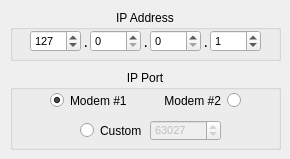
    <widget class="QWidget" name="tabTCP">
     <attribute name="title">
      <string>TCP/IP</string>
     </attribute>
     <widget class="QGroupBox" name="groupBox_5">
      <property name="geometry">
       <rect>
        <x>10</x>
        <y>70</y>
        <width>271</width>
        <height>80</height>
       </rect>
      </property>
      <property name="font">
       <font>
        <family>Arial</family>
        <pointsize>9</pointsize>
       </font>
      </property>
      <property name="title">
       <string>IP Port</string>
      </property>
      <property name="alignment">
       <set>Qt::AlignmentFlag::AlignHCenter|Qt::AlignmentFlag::AlignTop</set>
      </property>
      <widget class="QRadioButton" name="radioButtonModem1">
       <property name="geometry">
        <rect>
         <x>40</x>
         <y>20</y>
         <width>91</width>
         <height>21</height>
        </rect>
       </property>
       <property name="text">
        <string>Modem #1</string>
       </property>
       <property name="checked">
        <bool>true</bool>
       </property>
      </widget>
      <widget class="QRadioButton" name="radioButtonModem2">
       <property name="geometry">
        <rect>
         <x>150</x>
         <y>20</y>
         <width>81</width>
         <height>21</height>
        </rect>
       </property>
       <property name="layoutDirection">
        <enum>Qt::LayoutDirection::RightToLeft</enum>
       </property>
       <property name="text">
        <string>Modem #2</string>
       </property>
      </widget>
      <widget class="QRadioButton" name="radioButtonModem3">
       <property name="geometry">
        <rect>
         <x>70</x>
         <y>50</y>
         <width>61</width>
         <height>21</height>
        </rect>
       </property>
       <property name="text">
        <string>Custom</string>
       </property>
      </widget>
      <widget class="QSpinBox" name="spinBoxCustomDataPort">
       <property name="enabled">
        <bool>false</bool>
       </property>
       <property name="geometry">
        <rect>
         <x>140</x>
         <y>50</y>
         <width>71</width>
         <height>21</height>
        </rect>
       </property>
       <property name="font">
        <font>
         <family>Arial</family>
         <pointsize>8</pointsize>
        </font>
       </property>
       <property name="toolTip">
        <string>&lt;html&gt;&lt;head/&gt;&lt;body&gt;&lt;p&gt;Enter value of the custom port in the range 49152 to 65533.&lt;span style=&quot; font-weight:700;&quot;&gt; Do NOT&lt;/span&gt; use the Modem #1 or #2 reserved ports of 63023 to 63026.&lt;/p&gt;&lt;/body&gt;&lt;/html&gt;</string>
       </property>
       <property name="minimum">
        <number>49152</number>
       </property>
       <property name="maximum">
        <number>65533</number>
       </property>
       <property name="value">
        <number>63027</number>
       </property>
      </widget>
     </widget>
     <widget class="QGroupBox" name="groupBox_2">
      <property name="geometry">
       <rect>
        <x>10</x>
        <y>10</y>
        <width>271</width>
        <height>51</height>
       </rect>
      </property>
      <property name="font">
       <font>
        <family>Arial</family>
        <pointsize>9</pointsize>
       </font>
      </property>
      <property name="title">
       <string>IP Address</string>
      </property>
      <property name="alignment">
       <set>Qt::AlignmentFlag::AlignHCenter|Qt::AlignmentFlag::AlignTop</set>
      </property>
      <widget class="QLabel" name="label_15">
       <property name="geometry">
        <rect>
         <x>70</x>
         <y>20</y>
         <width>16</width>
         <height>21</height>
        </rect>
       </property>
       <property name="font">
        <font>
         <family>Arial</family>
         <pointsize>12</pointsize>
        </font>
       </property>
       <property name="text">
        <string>. </string>
       </property>
       <property name="alignment">
        <set>Qt::AlignmentFlag::AlignBottom|Qt::AlignmentFlag::AlignHCenter</set>
       </property>
      </widget>
      <widget class="QLabel" name="label_16">
       <property name="geometry">
        <rect>
         <x>130</x>
         <y>20</y>
         <width>16</width>
         <height>21</height>
        </rect>
       </property>
       <property name="font">
        <font>
         <family>Arial</family>
         <pointsize>12</pointsize>
        </font>
       </property>
       <property name="text">
        <string>. </string>
       </property>
       <property name="alignment">
        <set>Qt::AlignmentFlag::AlignBottom|Qt::AlignmentFlag::AlignHCenter</set>
       </property>
      </widget>
      <widget class="QLabel" name="label_17">
       <property name="geometry">
        <rect>
         <x>190</x>
         <y>20</y>
         <width>16</width>
         <height>21</height>
        </rect>
       </property>
       <property name="font">
        <font>
         <family>Arial</family>
         <pointsize>12</pointsize>
        </font>
       </property>
       <property name="text">
        <string>. </string>
       </property>
       <property name="alignment">
        <set>Qt::AlignmentFlag::AlignBottom|Qt::AlignmentFlag::AlignHCenter</set>
       </property>
      </widget>
      <widget class="QSpinBox" name="spinBoxIPAddress_P1">
       <property name="geometry">
        <rect>
         <x>20</x>
         <y>20</y>
         <width>51</width>
         <height>22</height>
        </rect>
       </property>
       <property name="font">
        <font>
         <family>Arial</family>
         <pointsize>8</pointsize>
        </font>
       </property>
       <property name="maximum">
        <number>255</number>
       </property>
       <property name="value">
        <number>127</number>
       </property>
       <property name="displayIntegerBase">
        <number>10</number>
       </property>
      </widget>
      <widget class="QSpinBox" name="spinBoxIPAddress_P2">
       <property name="geometry">
        <rect>
         <x>80</x>
         <y>20</y>
         <width>51</width>
         <height>22</height>
        </rect>
       </property>
       <property name="font">
        <font>
         <family>Arial</family>
         <pointsize>8</pointsize>
        </font>
       </property>
       <property name="maximum">
        <number>255</number>
       </property>
       <property name="value">
        <number>0</number>
       </property>
       <property name="displayIntegerBase">
        <number>10</number>
       </property>
      </widget>
      <widget class="QSpinBox" name="spinBoxIPAddress_P3">
       <property name="geometry">
        <rect>
         <x>140</x>
         <y>20</y>
         <width>51</width>
         <height>22</height>
        </rect>
       </property>
       <property name="font">
        <font>
         <family>Arial</family>
         <pointsize>8</pointsize>
        </font>
       </property>
       <property name="maximum">
        <number>255</number>
       </property>
       <property name="value">
        <number>0</number>
       </property>
       <property name="displayIntegerBase">
        <number>10</number>
       </property>
      </widget>
      <widget class="QSpinBox" name="spinBoxIPAddress_P4">
       <property name="geometry">
        <rect>
         <x>200</x>
         <y>20</y>
         <width>51</width>
         <height>22</height>
        </rect>
       </property>
       <property name="font">
        <font>
         <family>Arial</family>
         <pointsize>8</pointsize>
        </font>
       </property>
       <property name="maximum">
        <number>255</number>
       </property>
       <property name="value">
        <number>1</number>
       </property>
       <property name="displayIntegerBase">
        <number>10</number>
       </property>
      </widget>
      <zorder>label_17</zorder>
      <zorder>label_16</zorder>
      <zorder>label_15</zorder>
      <zorder>spinBoxIPAddress_P1</zorder>
      <zorder>spinBoxIPAddress_P2</zorder>
      <zorder>spinBoxIPAddress_P3</zorder>
      <zorder>spinBoxIPAddress_P4</zorder>
     </widget>
    </widget>
